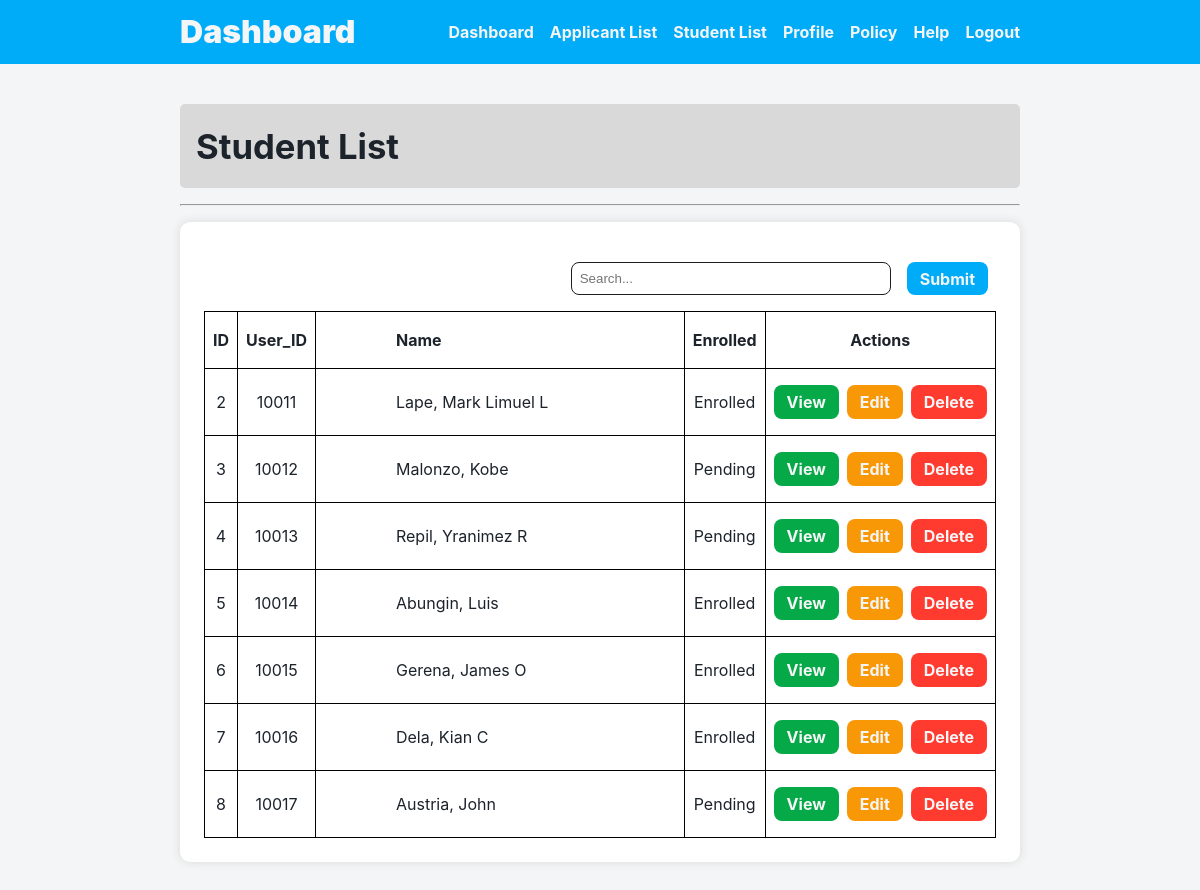
Screenshot of /src/modules/dashboard/studentlist.php (signed in) with the database file from the repository.
### tables this page shows
CREATE TABLE `student_info` (
  `Student_ID` int(20) NOT NULL,
  `First_Name` varchar(50) NOT NULL,
  `Last_Name` varchar(50) NOT NULL,
  `Middle_Initial` char(1) NOT NULL,
  `Gender` enum('Male','Female','NoSex','') NOT NULL DEFAULT 'NoSex',
  `Birthdate` date NOT NULL,
  `Place_of_Birth` varchar(100) NOT NULL,
  `Citizenship` varchar(50) NOT NULL,
  `Civil_Status` enum('Single','Married','Divorced','Separated','Widowed') NOT NULL,
  `Mobile_Number` varchar(11) NOT NULL,
  `Email` varchar(100) NOT NULL,
  `Address` varchar(255) NOT NULL,
  `Enrolled` tinyint(1) NOT NULL DEFAULT 0,
  `User_ID` bigint(20) DEFAULT NULL,
  `Status` int(1) NOT NULL
);

### config.php (called while the page is built, shortened)
<?php
$_C2_style_css = '../../../style.css';
$_C2_button_css = '../../css/button.css';
$_C2_forms_css = '../../css/forms.css';
$_C2_icon_css = '../../css/icon.css';
$_C2_module_css = '../../css/module.css';
$_C2_navbar_css = '../../css/navbar.css';
$_C2_table_css = '../../css/table.css';

### src/modules/dashboard/studentlist.php (the view, shortened to what this page needs)
<?php include '../../../config.php'; ?>
<!DOCTYPE html>
<html lang="en">
<head>
    <link rel="stylesheet" href="<?php echo $_C2_style_css; ?>">
    <link rel="stylesheet" href="<?php echo $_C2_module_css; ?>">
    <link rel="stylesheet" href="<?php echo $_C2_button_css; ?>">
    <link rel="stylesheet" href="<?php echo $_C2_icon_css; ?>">
    <link rel="stylesheet" href="<?php echo $_C2_navbar_css; ?>">
    <link rel="stylesheet" href="<?php echo $_C2_forms_css; ?>">
    <link rel="stylesheet" href="<?php echo $_C2_table_css; ?>">
</head>
<body>
    <?php if (isset($user)) : ?>
        <section class="studentlist1 container">
            <h2 class="page_title ">Student List</h2>
            <hr class="title_line">
            <div class="sheet">
                <form method="post">
                    <table>
                        <td class="dropdown_container">
                            <input type="text" class="dropdown_content" placeholder="Search...">
                            <input type="submit" name="submit-option" class="btn1">
                        </td>
                    </table>
                </form>
                <table>
                    <thead>
                        <tr>
                            <td>
                                <p>ID</p>
                            </td>
                            <td>
                                <p>User_ID</p>
                            </td>
                            <td class="table_name">
                                <p>Name</p>
                            </td>
                            <td>
                                <p>Enrolled</p>
                            </td>
                            <td>
                                <p>Actions</p>
                            </td>
                        </tr>
                    </thead>
                    <tbody>
                        <?php $result = $mysqli->query("SELECT * FROM student_info WHERE Status='1'") or die("Invalid query: " . $mysqli->error); ?>
                        <?php while ($row = $result->fetch_assoc()) : ?>
                            <tr>
                                <td><?php echo $row['Student_ID'] ?></td>
                                <td><?php echo $row['User_ID'] ?></td>
                                <td class="table_name"><?php echo $row['Last_Name'], ', ', $row['First_Name'], ' ', $row['Middle_Initial'] ?></td>
                                <td><?php echo ($row['Enrolled'] == 1 ? 'Enrolled' : 'Pending'); ?></td>
                                <td class="list-actions">
                                    <div>
                                        <a href="profile.php?view=<?php echo $row['Student_ID']; ?>" class="btn1 safe">View</a>
                                        <a href="edit_profile.php?edit=<?php echo $row['Student_ID']; ?>" class="btn1 warning">Edit</a>
                                        <a onclick="javascript: return confirm('Please confirm deletion');" href="studentlist.php?delete=<?php echo $row['Student_ID']; ?>" class="btn1 danger">Delete</a>
                                    </div>
                                </td>
                            </tr>
                        <?php endwhile ?>
                    </tbody>
                </table>
            </div>
        </section>
    <?php endif; ?>
</body>
</html>

### style.css (style rules this page uses)
*, *::after, *::before { padding: 0; margin: 0; box-sizing: border-box; }
:root { font-family: Inter, system-ui, Avenir, Helvetica, Arial, sans-serif; line-height: 1.5; font-weight: 400; color: var(--black); background-color: var(--white_1); font-synthesis: none; text-rendering: optimizeLegibility; -webkit-font-smoothing: antialiased; -moz-osx-font-smoothing: grayscale; --dark_blue: #003e5d; --mid_blue: #0176aa; --light_blue: #00acf8; --pale_light_blue: #4f9ef8; --green: #06a948; --orange: #f89807; --yellow_orange: #f4bc1c; --red: #ff3b30; --white_1: #f4f5f6; --white_2: #e8ecec; --white_3: #f2f2f2; --light_gray: #d9d9d9; --gray: #1e1e1e; --dark_gray: #1a1a1a; --black: #1c232b; }
a { color: inherit; text-decoration: inherit; }
body { margin: 0; min-width: 320px; min-height: 100vh; }
h2 { font-size: min(6vw, 26pt); font-weight: 700; }
p { font-size: min(4vw, 12pt); }
.container { padding: 2.5rem 15vw; }
.sheet { background-color: #fff; padding: 1.5rem; border-radius: 10px; box-shadow: 0 0 10px 0px var(--light_gray); }
.page_title { background-color: var(--light_gray); padding: 1rem; border-radius: 5px; margin-bottom: 1rem; }
.title_line { background-color: var(--gray); margin-bottom: 1rem; }

### src/css/button.css (style rules this page uses)
.btn1 { display: block; width: fit-content; border-radius: 8px; border: 1px solid transparent; padding: 0.6em 1.2em; font-size: 1em; font-weight: 700; font-family: inherit; cursor: pointer; transition: all 0.25s; background-color: var(--light_blue); color: var(--white_1); }
.safe { background-color: var(--green); }
.warning { background-color: var(--orange); }
.danger { background-color: var(--red); }
td .btn1 { padding: .25rem .75rem; }

### src/css/forms.css (style rules this page uses)
form { width: 100%; display: flex; flex-direction: column; }
td { padding: 1rem 2rem; }
select, input { width: 100%; padding: 0.5rem; border-radius: 0.5rem; border: var(--gray) 1px solid; }

### src/css/table.css (style rules this page uses)
table { width: 100%; border-collapse: collapse; }
td, th { padding: 1rem 0.5rem; border: black 1px solid; text-align: center; }
td p { font-weight: 700; }
.list-actions div { display: flex; justify-content: center; gap: 0.5rem; }
.table_name { width: 50rem; text-align: left; padding-left: 5rem; }
.dropdown_container { width: 100%; display: inline-flex; justify-content: right; gap: 1rem; border: none; }
.dropdown_content { width: 20rem; }

### rows the page displays
student_info: Student_ID "2", User_ID "10011", Last_Name "Lape", First_Name "Mark Limuel", Middle_Initial "L", Enrolled "Enrolled"
student_info: Student_ID "3", User_ID "10012", Last_Name "Malonzo", First_Name "Kobe", Enrolled "Pending"
student_info: Student_ID "4", User_ID "10013", Last_Name "Repil", First_Name "Yranimez", Middle_Initial "R", Enrolled "Pending"
student_info: Student_ID "5", User_ID "10014", Last_Name "Abungin", First_Name "Luis", Enrolled "Enrolled"
student_info: Student_ID "6", User_ID "10015", Last_Name "Gerena", First_Name "James", Middle_Initial "O", Enrolled "Enrolled"
student_info: Student_ID "7", User_ID "10016", Last_Name "Dela", First_Name "Kian", Middle_Initial "C", Enrolled "Enrolled"
student_info: Student_ID "8", User_ID "10017", Last_Name "Austria", First_Name "John", Enrolled "Pending"

### other values shown
$navbar_2_item['title'] "Dashboard"
$navbar_2_item['title'] "Applicant List"
$navbar_2_item['title'] "Student List"
$navbar_2_item['title'] "Profile"
$navbar_2_item['title'] "Policy"
$navbar_2_item['title'] "Help"
$navbar_2_item['title'] "Logout"
